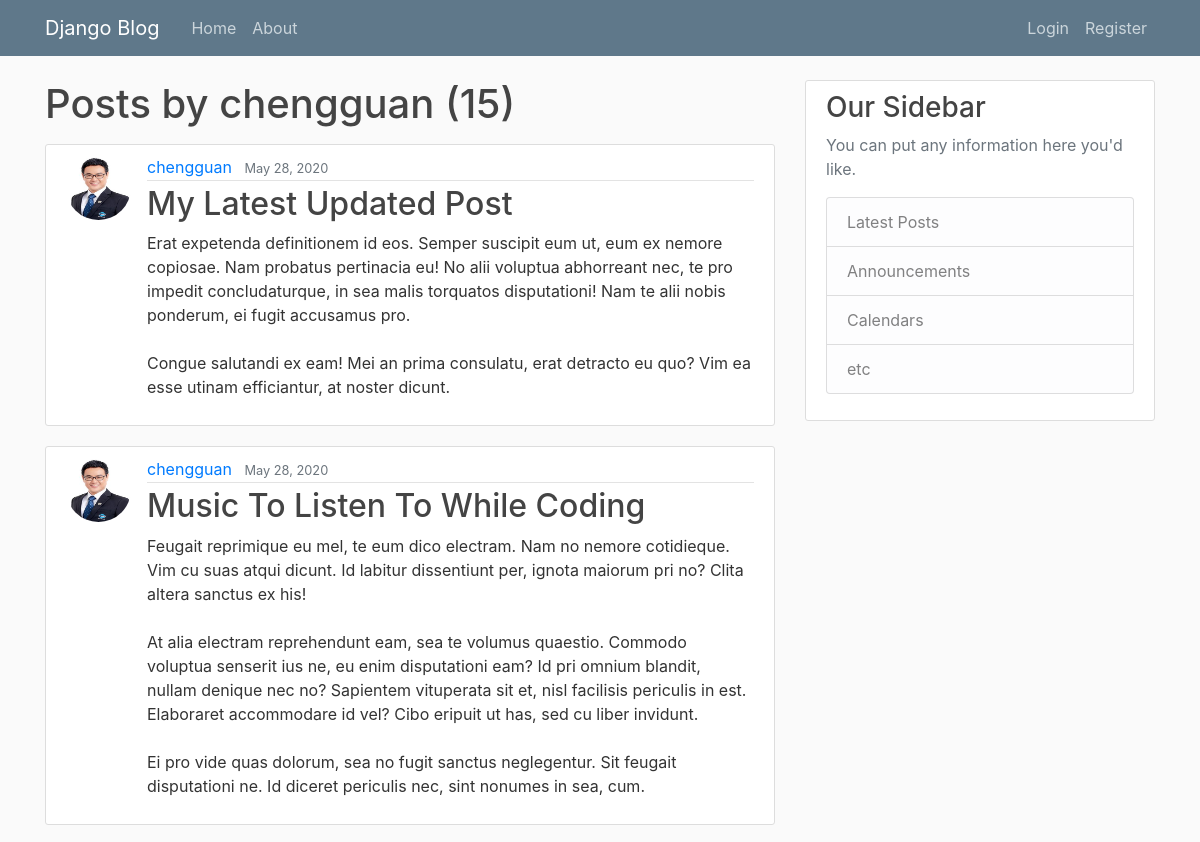
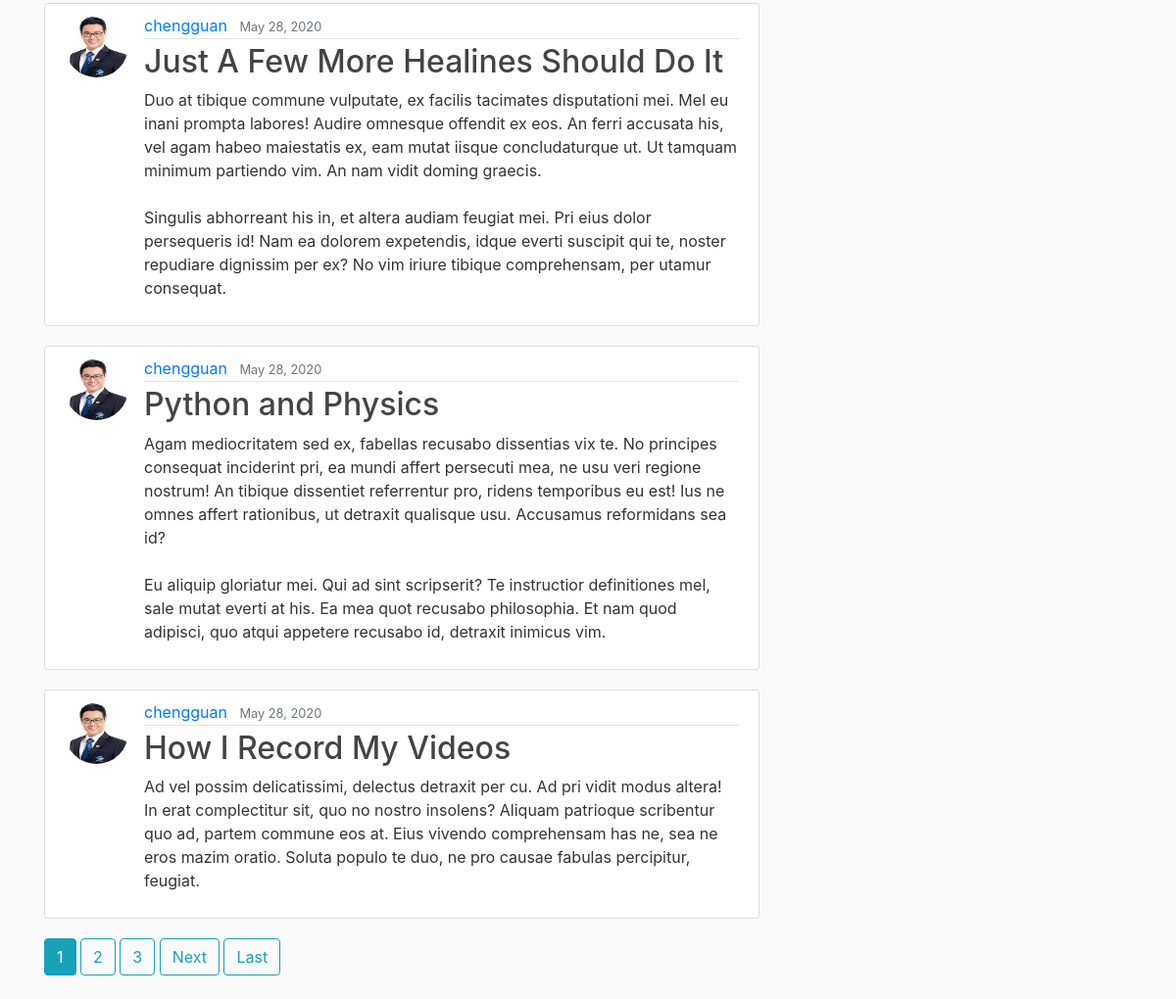
Page /user/chengguan on the committed database (2 pictures, top to bottom).
### blog/models.py (models this page shows, shortened)
class Post(models.Model):
    title = models.CharField(max_length=256)
    content = models.TextField()
    date_posted = models.DateTimeField(default=timezone.now)
    author = models.ForeignKey(User, on_delete=models.CASCADE)

### users/models.py (models this page shows, shortened)
class Profile(models.Model):
    user = models.OneToOneField(User, on_delete=models.CASCADE)
    image = models.ImageField(default='default.jpg', upload_to='profile_pics')

### blog/views.py (the view)
# urls.py: path('user/<username>', UserPostListView.as_view(), name='user-posts'),
class UserPostListView(ListView):
    model = Post
    template_name = 'blog/user_posts.html'  # <app>/<model>_<viewtype>.html
    context_object_name = 'posts'
    paginate_by = 5
    def get_queryset(self):
    	user = get_object_or_404(User, username=self.kwargs.get('username'))
    	return Post.objects.filter(author=user).order_by('-date_posted')

### blog/templates/blog/user_posts.html (shortened to what this page needs)
{% extends "blog/base.html" %}
{% block content %}
    <h1 class="mb-3">Posts by {{ view.kwargs.username }} ({{ page_obj.paginator.count }})</h1>
    {% for post in posts %}
        <article class="media content-section">
          <img class="rounded-circle article-img" src="{{ post.author.profile.image.url }}">
          <div class="media-body">
            <div class="article-metadata">
              <a class="mr-2" href="{% url 'user-posts' post.author.username %}">{{ post.author }}</a>
              <small class="text-muted">{{ post.date_posted|date:"F d, Y" }}</small>
            </div>
            <h2><a class="article-title" href="{% url 'post-detail' post.id %}">{{ post.title }}</a></h2>
            <p class="article-content">{{ post.content }}</p>
          </div>
        </article>
    {% endfor %}
    {% if is_paginated %}
      {% for num in page_obj.paginator.page_range %}
        {% if page_obj.number == num %}
          <a class="btn btn-info mb-4" href="?page={{ num }}">{{ num }}</a>
        {% elif num > page_obj.number|add:'-3' and num < page_obj.number|add:'3' %}
          <a class="btn btn-outline-info mb-4" href="?page={{ num }}">{{ num }}</a>
        {% endif %}
      {% endfor %}
      {% if page_obj.has_next %}
        <a class="btn btn-outline-info mb-4" href="?page={{ page_obj.next_page_number }}">Next</a>
        <a class="btn btn-outline-info mb-4" href="?page={{ page_obj.paginator.page_number }}">Last</a>
      {% endif %}
    {% endif %}
{% endblock content %}

### blog/templates/blog/base.html (shortened to what this page needs)
{% load static %}
<!DOCTYPE html>
<html>
<head>
	<link rel="stylesheet" href="https://stackpath.bootstrapcdn.com/bootstrap/4.5.0/css/bootstrap.min.css">
	<link rel="stylesheet" type="text/css"  href="{% static 'blog/main.css' %}">
</head>
<body>
  <header class="site-header">
    <nav class="navbar navbar-expand-md navbar-dark bg-steel fixed-top">
      <div class="container">
        <a class="navbar-brand mr-4" href="/">Django Blog</a>
        <div class="collapse navbar-collapse" id="navbarToggle">
          <div class="navbar-nav mr-auto">
		  <a class="nav-item nav-link" href="{% url 'blog-home' %}">Home</a>
            <a class="nav-item nav-link" href="{% url 'blog-about' %}">About</a>
          </div>
           <div class="navbar-nav">
		   {% if user.is_authenticated %}
         <a class="nav-item nav-link" href="{% url 'post-create' %}">New Post</a>
		     <a class="nav-item nav-link" href="{% url 'profile' %}">Profile</a>
		     <a class="nav-item nav-link" href="{% url 'logout' %}">Logout</a>
		   {% else %}
		     <a class="nav-item nav-link" href="{% url 'login' %}">Login</a>
            	     <a class="nav-item nav-link" href="{% url 'register' %}">Register</a>
		   {% endif %}
          </div>
        </div>
      </div>
    </nav>
  </header>
  <main role="main" class="container">
    <div class="row">
      <div class="col-md-8">
	  {% block content %}{% endblock %}
      </div>
      <div class="col-md-4">
        <div class="content-section">
          <h3>Our Sidebar</h3>
          <p class='text-muted'>You can put any information here you'd like.
            <ul class="list-group">
              <li class="list-group-item list-group-item-light">Latest Posts</li>
              <li class="list-group-item list-group-item-light">Announcements</li>
              <li class="list-group-item list-group-item-light">Calendars</li>
              <li class="list-group-item list-group-item-light">etc</li>
            </ul>
          </p>
        </div>
      </div>
    </div>
  </main>
</body>
</html>

### blog/static/blog/main.css (style rules this page uses)
body { background: #fafafa; color: #333333; margin-top: 5rem; }
h1, h2, h3, h4, h5, h6 { color: #444444; }
ul { margin: 0; }
.bg-steel { background-color: #5f788a; }
.site-header .navbar-nav .nav-link { color: #cbd5db; }
.content-section { background: #ffffff; padding: 10px 20px; border: 1px solid #dddddd; border-radius: 3px; margin-bottom: 20px; }
.article-title { color: #444444; }
.article-content { white-space: pre-line; }
.article-img { height: 65px; width: 65px; margin-right: 16px; }
.article-metadata { padding-bottom: 1px; margin-bottom: 4px; border-bottom: 1px solid #e3e3e3 }

### rows in the picture
Post: author.profile.image (picture), author "chengguan", date_posted "May 28, 2020", title "My Latest Updated Post", content "Erat expetenda definitionem id eos. Semper suscipit eum ut, eum ex nemore copiosae. Nam probatus pertinacia eu! No alii voluptua abhorreant nec, te pro impedit concludaturque, in sea malis torquatos disputationi! Nam te alii nobis ponderum, ei fugit accusamus pro. Congue salutandi ex eam! Mei an prima consulatu, erat detracto eu quo? Vim ea esse utinam efficiantur, at noster dicunt."
Post: author.profile.image (picture), author "chengguan", date_posted "May 28, 2020", title "Music To Listen To While Coding", content "Feugait reprimique eu mel, te eum dico electram. Nam no nemore cotidieque. Vim cu suas atqui dicunt. Id labitur dissentiunt per, ignota maiorum pri no? Clita altera sanctus ex his! At alia electram reprehendunt eam, sea te volumus quaestio. Commodo voluptua senserit ius ne, eu enim disputationi eam? Id pri omnium blandit, nullam denique nec no? Sapientem vituperata sit et, nisl facilisis periculis in est. Elaboraret accommodare id vel? Cibo eripuit ut has, sed cu liber invidunt. Ei pro vide quas dolorum, sea no fugit sanctus neglegentur. Sit feugait disputationi ne. Id diceret periculis nec, sint nonumes in sea, cum."
Post: author.profile.image (picture), author "chengguan", date_posted "May 28, 2020", title "Just A Few More Healines Should Do It", content "Duo at tibique commune vulputate, ex facilis tacimates disputationi mei. Mel eu inani prompta labores! Audire omnesque offendit ex eos. An ferri accusata his, vel agam habeo maiestatis ex, eam mutat iisque concludaturque ut. Ut tamquam minimum partiendo vim. An nam vidit doming graecis. Singulis abhorreant his in, et altera audiam feugiat mei. Pri eius dolor persequeris id! Nam ea dolorem expetendis, idque everti suscipit qui te, noster repudiare dignissim per ex? No vim iriure tibique comprehensam, per utamur consequat."
Post: author.profile.image (picture), author "chengguan", date_posted "May 28, 2020", title "Python and Physics", content "Agam mediocritatem sed ex, fabellas recusabo dissentias vix te. No principes consequat inciderint pri, ea mundi affert persecuti mea, ne usu veri regione nostrum! An tibique dissentiet referrentur pro, ridens temporibus eu est! Ius ne omnes affert rationibus, ut detraxit qualisque usu. Accusamus reformidans sea id? Eu aliquip gloriatur mei. Qui ad sint scripserit? Te instructior definitiones mel, sale mutat everti at his. Ea mea quot recusabo philosophia. Et nam quod adipisci, quo atqui appetere recusabo id, detraxit inimicus vim."
Post: author.profile.image (picture), author "chengguan", date_posted "May 28, 2020", title "How I Record My Videos", content "Ad vel possim delicatissimi, delectus detraxit per cu. Ad pri vidit modus altera! In erat complectitur sit, quo no nostro insolens? Aliquam patrioque scribentur quo ad, partem commune eos at. Eius vivendo comprehensam has ne, sea ne eros mazim oratio. Soluta populo te duo, ne pro causae fabulas percipitur, feugiat."

### other values in the picture
{{ view.kwargs.username }} "chengguan"
{{ page_obj.paginator.count }} "15"
{{ num }} "1"
{{ num }} "2" "3"
